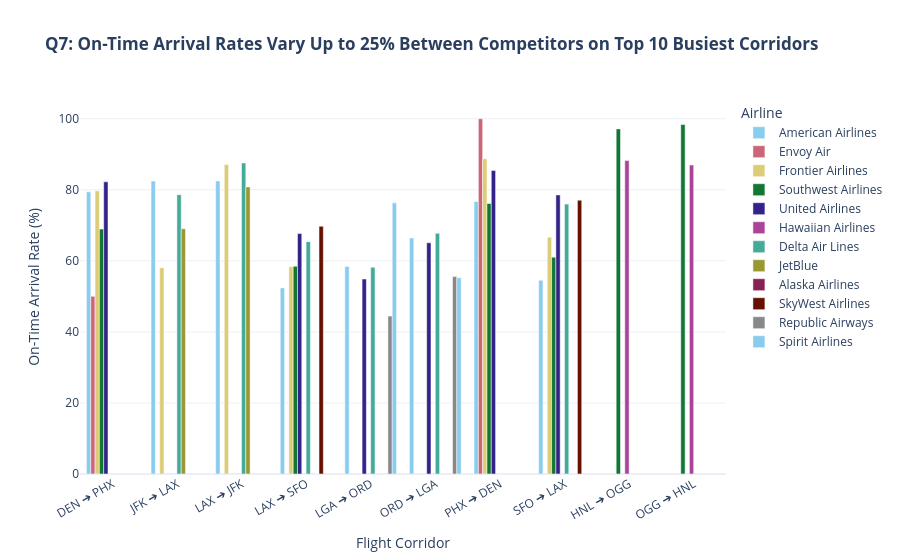

The code cell stored with this chart in its notebook:
### Code cell
# QUESTION 7: Busiest Routes On-Time Performance
top10_routes = df['ROUTE'].value_counts().head(10).index
q7_df = df[df['ROUTE'].isin(top10_routes)].groupby(['ROUTE', 'CARRIER_NAME'])['ARR_DEL15'].apply(lambda x: (1 - x.mean()) * 100).reset_index()
q7_df.rename(columns={'ARR_DEL15': 'OnTime_Pct'}, inplace=True)

fig7 = px.bar(
    q7_df, x='ROUTE', y='OnTime_Pct', color='CARRIER_NAME', barmode='group',
    title="<b>Q7: On-Time Arrival Rates Vary Up to 25% Between Competitors on Top 10 Busiest Corridors</b>",
    labels={'ROUTE': 'Flight Corridor', 'OnTime_Pct': 'On-Time Arrival Rate (%)', 'CARRIER_NAME': 'Airline'},
    color_discrete_sequence=px.colors.qualitative.Safe
)
fig7.update_layout(template='plotly_white', xaxis_tickangle=-30)
fig7.show()

### Figure 1 — Plotly figure (JSON) as saved in the notebook; plotly's stock layout.template omitted (floating-point values rounded to 4 significant figures)
{"data": [{"alignmentgroup": "True", "hovertemplate": "Airline=American Airlines<br>Flight Corridor=%{x}<br>On-Time Arrival Rate (%)=%{y}<extra></extra>", "legendgroup": "American Airlines", "marker": {"color": "rgb(136, 204, 238)", "pattern": {"shape": ""}}, "name": "American Airlines", "offsetgroup": "American Airlines", "orientation": "v", "showlegend": true, "textposition": "auto", "type": "bar", "x": ["DEN ➔ PHX", "JFK ➔ LAX", "LAX ➔ JFK", "LAX ➔ SFO", "LGA ➔ ORD", "ORD ➔ LGA", "PHX ➔ DEN", "SFO ➔ LAX"], "xaxis": "x", "y": [79.41, 82.44, 82.5, 52.38, 58.39, 66.43, 76.7, 54.55], "yaxis": "y"}, {"alignmentgroup": "True", "hovertemplate": "Airline=Envoy Air<br>Flight Corridor=%{x}<br>On-Time Arrival Rate (%)=%{y}<extra></extra>", "legendgroup": "Envoy Air", "marker": {"color": "rgb(204, 102, 119)", "pattern": {"shape": ""}}, "name": "Envoy Air", "offsetgroup": "Envoy Air", "orientation": "v", "showlegend": true, "textposition": "auto", "type": "bar", "x": ["DEN ➔ PHX", "PHX ➔ DEN"], "xaxis": "x", "y": [50.0, 100.0], "yaxis": "y"}, {"alignmentgroup": "True", "hovertemplate": "Airline=Frontier Airlines<br>Flight Corridor=%{x}<br>On-Time Arrival Rate (%)=%{y}<extra></extra>", "legendgroup": "Frontier Airlines", "marker": {"color": "rgb(221, 204, 119)", "pattern": {"shape": ""}}, "name": "Frontier Airlines", "offsetgroup": "Frontier Airlines", "orientation": "v", "showlegend": true, "textposition": "auto", "type": "bar", "x": ["DEN ➔ PHX", "JFK ➔ LAX", "LAX ➔ JFK", "LAX ➔ SFO", "PHX ➔ DEN", "SFO ➔ LAX"], "xaxis": "x", "y": [79.7, 58.06, 87.1, 58.33, 88.72, 66.67], "yaxis": "y"}, {"alignmentgroup": "True", "hovertemplate": "Airline=Southwest Airlines<br>Flight Corridor=%{x}<br>On-Time Arrival Rate (%)=%{y}<extra></extra>", "legendgroup": "Southwest Airlines", "marker": {"color": "rgb(17, 119, 51)", "pattern": {"shape": ""}}, "name": "Southwest Airlines", "offsetgroup": "Southwest Airlines", "orientation": "v", "showlegend": true, "textposition": "auto", "type": "bar", "x": ["DEN ➔ PHX", "HNL ➔ OGG", "LAX ➔ SFO", "OGG ➔ HNL", "PHX ➔ DEN", "SFO ➔ LAX"], "xaxis": "x", "y": [68.95, 97.13, 58.47, 98.36, 76.14, 61.02], "yaxis": "y"}, {"alignmentgroup": "True", "hovertemplate": "Airline=United Airlines<br>Flight Corridor=%{x}<br>On-Time Arrival Rate (%)=%{y}<extra></extra>", "legendgroup": "United Airlines", "marker": {"color": "rgb(51, 34, 136)", "pattern": {"shape": ""}}, "name": "United Airlines", "offsetgroup": "United Airlines", "orientation": "v", "showlegend": true, "textposition": "auto", "type": "bar", "x": ["DEN ➔ PHX", "LAX ➔ SFO", "LGA ➔ ORD", "ORD ➔ LGA", "PHX ➔ DEN", "SFO ➔ LAX"], "xaxis": "x", "y": [82.24, 67.67, 54.88, 65.08, 85.45, 78.55], "yaxis": "y"}, {"alignmentgroup": "True", "hovertemplate": "Airline=Hawaiian Airlines<br>Flight Corridor=%{x}<br>On-Time Arrival Rate (%)=%{y}<extra></extra>", "legendgroup": "Hawaiian Airlines", "marker": {"color": "rgb(170, 68, 153)", "pattern": {"shape": ""}}, "name": "Hawaiian Airlines", "offsetgroup": "Hawaiian Airlines", "orientation": "v", "showlegend": true, "textposition": "auto", "type": "bar", "x": ["HNL ➔ OGG", "OGG ➔ HNL"], "xaxis": "x", "y": [88.21, 86.95], "yaxis": "y"}, {"alignmentgroup": "True", "hovertemplate": "Airline=Delta Air Lines<br>Flight Corridor=%{x}<br>On-Time Arrival Rate (%)=%{y}<extra></extra>", "legendgroup": "Delta Air Lines", "marker": {"color": "rgb(68, 170, 153)", "pattern": {"shape": ""}}, "name": "Delta Air Lines", "offsetgroup": "Delta Air Lines", "orientation": "v", "showlegend": true, "textposition": "auto", "type": "bar", "x": ["JFK ➔ LAX", "LAX ➔ JFK", "LAX ➔ SFO", "LGA ➔ ORD", "ORD ➔ LGA", "SFO ➔ LAX"], "xaxis": "x", "y": [78.62, 87.54, 65.38, 58.17, 67.73, 75.96], "yaxis": "y"}, {"alignmentgroup": "True", "hovertemplate": "Airline=JetBlue<br>Flight Corridor=%{x}<br>On-Time Arrival Rate (%)=%{y}<extra></extra>", "legendgroup": "JetBlue", "marker": {"color": "rgb(153, 153, 51)", "pattern": {"shape": ""}}, "name": "JetBlue", "offsetgroup": "JetBlue", "orientation": "v", "showlegend": true, "textposition": "auto", "type": "bar", "x": ["JFK ➔ LAX", "LAX ➔ JFK"], "xaxis": "x", "y": [69.02, 80.81], "yaxis": "y"}, {"alignmentgroup": "True", "hovertemplate": "Airline=Alaska Airlines<br>Flight Corridor=%{x}<br>On-Time Arrival Rate (%)=%{y}<extra></extra>", "legendgroup": "Alaska Airlines", "marker": {"color": "rgb(136, 34, 85)", "pattern": {"shape": ""}}, "name": "Alaska Airlines", "offsetgroup": "Alaska Airlines", "orientation": "v", "showlegend": true, "textposition": "auto", "type": "bar", "x": ["LAX ➔ SFO"], "xaxis": "x", "y": [0.0], "yaxis": "y"}, {"alignmentgroup": "True", "hovertemplate": "Airline=SkyWest Airlines<br>Flight Corridor=%{x}<br>On-Time Arrival Rate (%)=%{y}<extra></extra>", "legendgroup": "SkyWest Airlines", "marker": {"color": "rgb(102, 17, 0)", "pattern": {"shape": ""}}, "name": "SkyWest Airlines", "offsetgroup": "SkyWest Airlines", "orientation": "v", "showlegend": true, "textposition": "auto", "type": "bar", "x": ["LAX ➔ SFO", "SFO ➔ LAX"], "xaxis": "x", "y": [69.73, 77.05], "yaxis": "y"}, {"alignmentgroup": "True", "hovertemplate": "Airline=Republic Airways<br>Flight Corridor=%{x}<br>On-Time Arrival Rate (%)=%{y}<extra></extra>", "legendgroup": "Republic Airways", "marker": {"color": "rgb(136, 136, 136)", "pattern": {"shape": ""}}, "name": "Republic Airways", "offsetgroup": "Republic Airways", "orientation": "v", "showlegend": true, "textposition": "auto", "type": "bar", "x": ["LGA ➔ ORD", "ORD ➔ LGA"], "xaxis": "x", "y": [44.44, 55.56], "yaxis": "y"}, {"alignmentgroup": "True", "hovertemplate": "Airline=Spirit Airlines<br>Flight Corridor=%{x}<br>On-Time Arrival Rate (%)=%{y}<extra></extra>", "legendgroup": "Spirit Airlines", "marker": {"color": "rgb(136, 204, 238)", "pattern": {"shape": ""}}, "name": "Spirit Airlines", "offsetgroup": "Spirit Airlines", "orientation": "v", "showlegend": true, "textposition": "auto", "type": "bar", "x": ["LGA ➔ ORD", "ORD ➔ LGA"], "xaxis": "x", "y": [76.32, 55.26], "yaxis": "y"}], "layout": {"barmode": "group", "legend": {"title": {"text": "Airline"}, "tracegroupgap": 0}, "title": {"text": "<b>Q7: On-Time Arrival Rates Vary Up to 25% Between Competitors on Top 10 Busiest Corridors</b>"}, "xaxis": {"anchor": "y", "domain": [0, 1], "tickangle": -30, "title": {"text": "Flight Corridor"}}, "yaxis": {"anchor": "x", "domain": [0, 1], "title": {"text": "On-Time Arrival Rate (%)"}}}}
